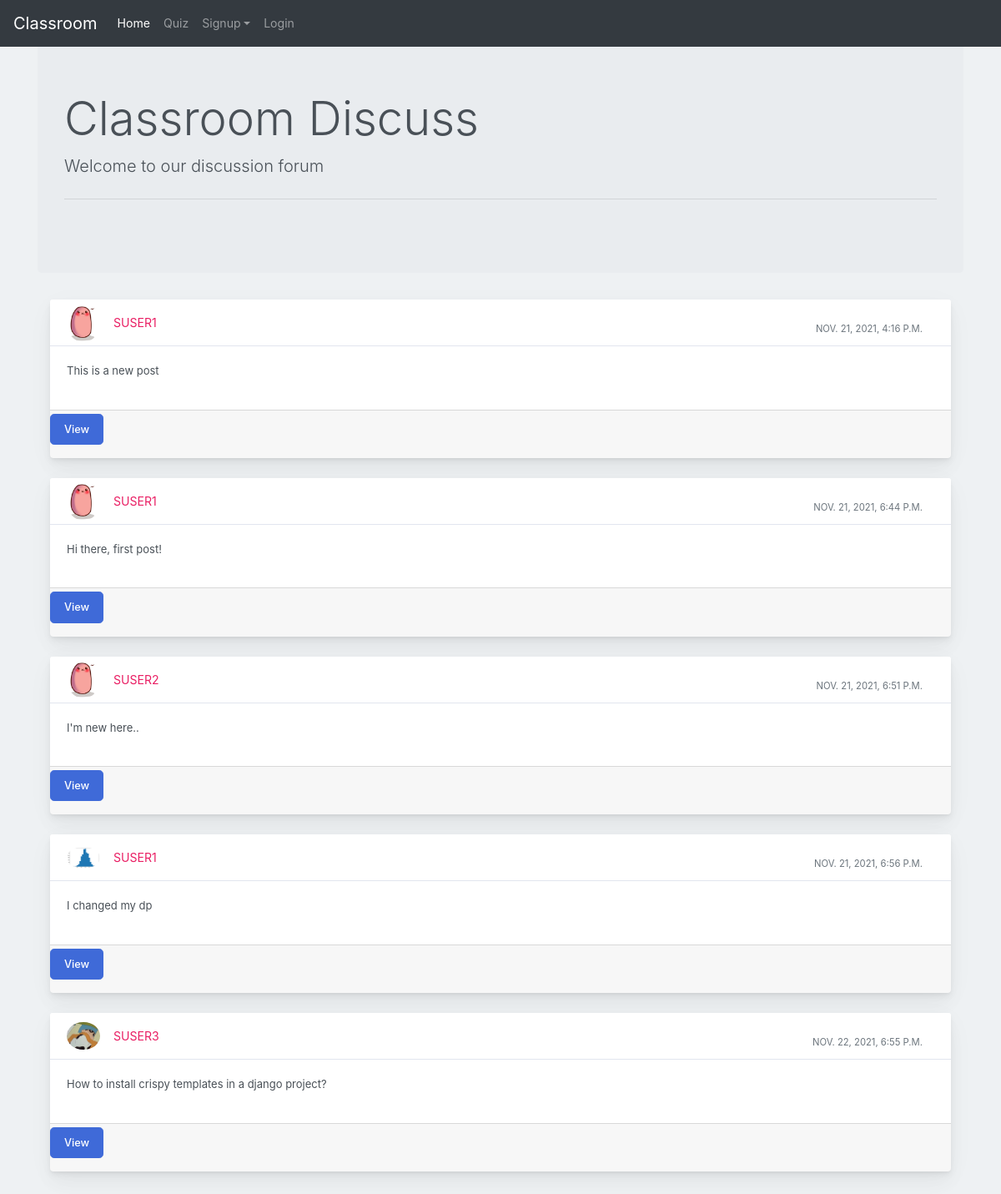
The app's page /, older data.
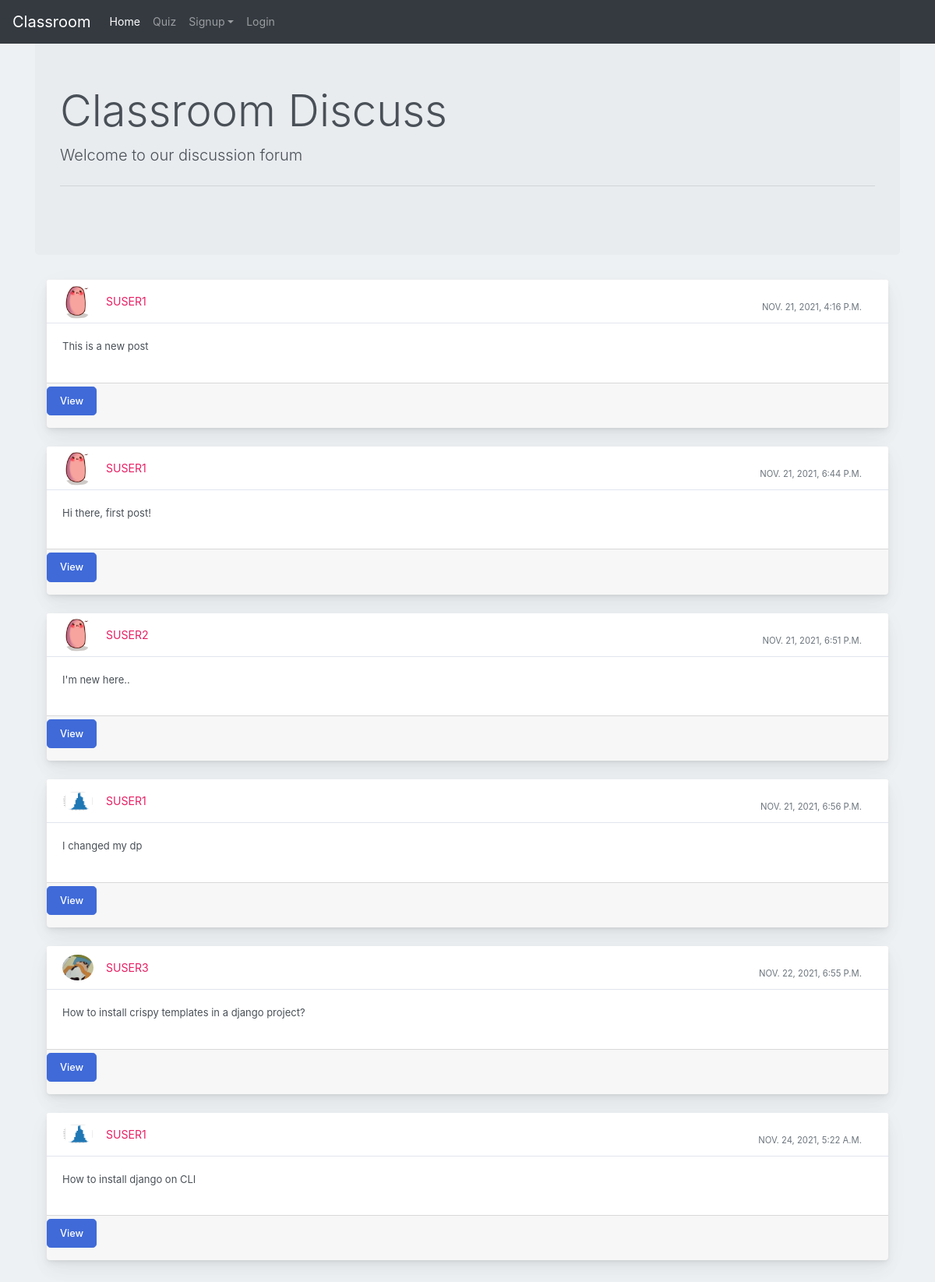
The same page, newer data.
### discuss/models.py (models this page shows, shortened)
class Post(models.Model):
    user1 = models.ForeignKey(User, on_delete=models.CASCADE, default=1)
    post_id = models.AutoField
    post_content = models.TextField()
    timestamp= models.DateTimeField(default=now)
    image = models.ImageField(upload_to="images",default="")
    def get_absolute_url(self):
        return reverse("discuss:post-detail", kwargs={
            'post_id' : self.id
        })

### users/models.py (models this page shows)
class User(AbstractUser):
    email = models.EmailField()
    is_student = models.BooleanField(default=False)
    is_teacher = models.BooleanField(default=False)

### users/views.py (the view)
# urls.py: path("", views.index_view, name='home'),
def index_view(request):
    return render(request, 'discuss/forum.html', context={'posts' : Post.objects.all()})

### templates/discuss/forum.html (shortened to what this page needs)
{% extends 'discuss/basic.html' %}
{% load crispy_forms_tags %}
{% block homeactive %} active {% endblock homeactive %}-->
{% block content %}
<div class="container my-4">
<div class="jumbotron">
    <h1 class="display-4">Classroom Discuss</h1>
    <p class="lead">Welcome to our discussion forum <br>
    <hr class="my-4">
    </div>
    {% for post in posts %}
    <div class="container-fluid mt-10">
      <div class="row">
          <div class="col-md-12">
              <div class="card mb-4">
                  <div class="card-header">
                      <div class="media flex-wrap w-100 align-items-center"> <img src="/media/{{post.image}}"
                              class="d-block ui-w-40 rounded-circle" alt="">
                          <div class="media-body ml-3"> <a href="#" data-abc="true">{{post.user1}}</a>
                          </div>
                          <div class="text-muted small ml-3">
                            <div class="px-4 pt-3">{{post.timestamp}} </div>
                          </div>
                      </div>
                  </div>
                  <div class="card-body">
                      <p>{{post.post_content}}</p>
                  </div>
                  <div class="card-footer d-flex flex-wrap justify-content-between align-items-center px-0 pt-1 pb-3">
                    <a class="btn btn-primary btn-lg" data-toggle="modal" href="{{post.get_absolute_url}}">View</a>
                  </div>
              </div>
          </div>
      </div>
  </div>
  {% endfor %}
</div>
  {% endblock content %}

Row changes from the older to the newer data that the page shows:
added Post: image (picture), user1 "SUSER1", timestamp "NOV. 24, 2021, 5:22 A.M.", post_content "How to install django on CLI"
